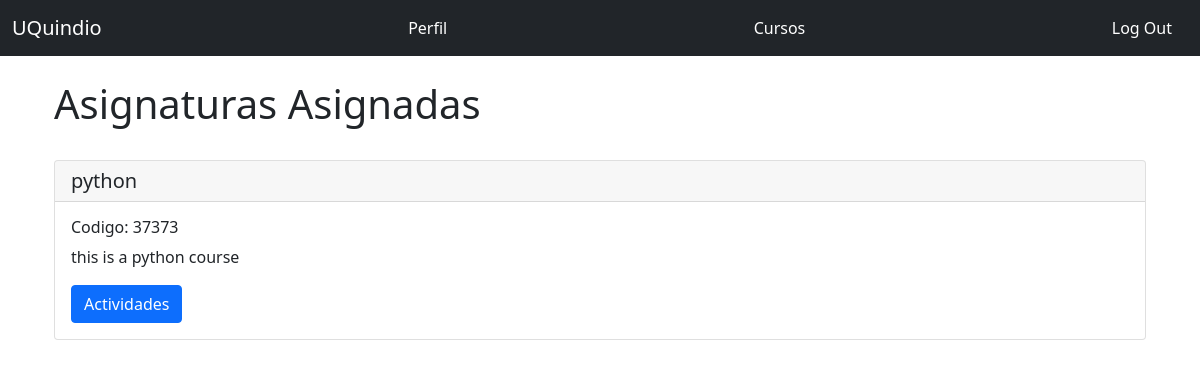
Before: /teacher/courses/uno (signed in) with the older database file.
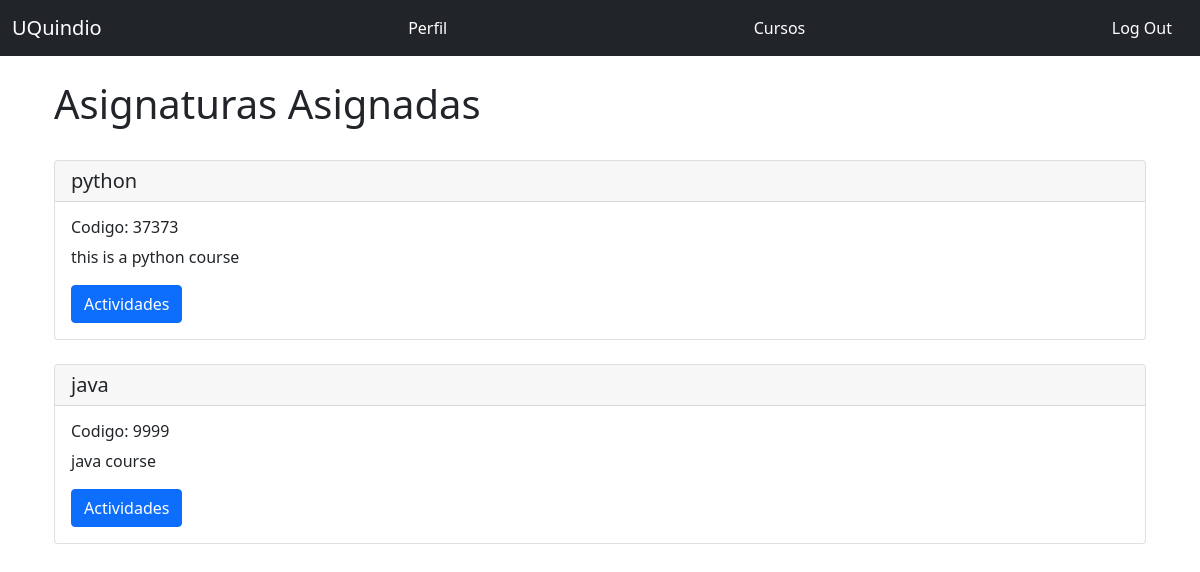
After: the same page with the newer database file.
### app.py (models this page shows, shortened)
class Course(db.Model):
    __tablename__ = 'courses'
    id = db.Column(db.Integer, primary_key=True)
    name = db.Column(db.String(64), unique=True, index=True)
    code = db.Column(db.String(64), unique=True, index=True)
    about = db.Column(db.String(128))
    teacher_id = db.Column(db.Integer,db.ForeignKey(Teacher.id))

### app.py (the view)
@app.route('/teacher/courses/<username>', methods=['GET', 'POST'])
@login_required
@require_role(role="Teacher")
def courses_teacher(username):
    result = db.session.execute('Select teachers.id As teachers_id, teachers.username As teachers_username, courses.name As courses_name, courses.code As courses_code, courses.about As courses_about, courses.id As courses_id From courses Inner Join teachers On teachers.id = courses.teacher_id Where teachers.username = :val', {'val': username})
    return render_template('teacher_courses.html', result=result)

### app.py (called while the page is built)
def require_role(role):
    def decorator(func):
        @wraps(func)
        def wrapped_function(*args, **kwargs):
            if not session['account_type'] == role:
                return redirect("/404")
            else:
                return func(*args, **kwargs)
        return wrapped_function
    return decorator

@login_manager.user_loader
def load_user(user_id):
    if session['account_type'] == 'Student':
        return User.query.get(int(user_id))
    elif session['account_type'] == 'Teacher':
        return Teacher.query.get(int(user_id))
    else:
      return None

### templates/teacher_courses.html
{% extends "base.html" %}
{% from "_macros.html" import render_modal_asign with context %}
{% from "_macros.html" import render_field with context %}
{% block page_content %}
<div class="page-header">
    <h1>Asignaturas Asignadas</h1>
    <br/>
    {% for teacher in result %}
    <div class="card">
        <h5 class="card-header">{{ teacher.courses_name }}</h5>
            <div class="card-body">
                <h6 class="card-title">Codigo: {{ teacher.courses_code}} </h6>
                <p class= "card-text">
                {{ teacher.courses_about }}
              </p>
              <a href="{{ url_for('teacher_activities', teacher_id=teacher.teachers_id, course_id=teacher.courses_id) }}">
                <span class="btn btn-primary">Actividades</span>
            </a>
            </div>
    </div>
    <br/>
    {% endfor %}
{% endblock %}

Changed rows visible on the page:
now on this page (row edited): Course: courses_name "java", courses_code "9999", courses_about "java course"
